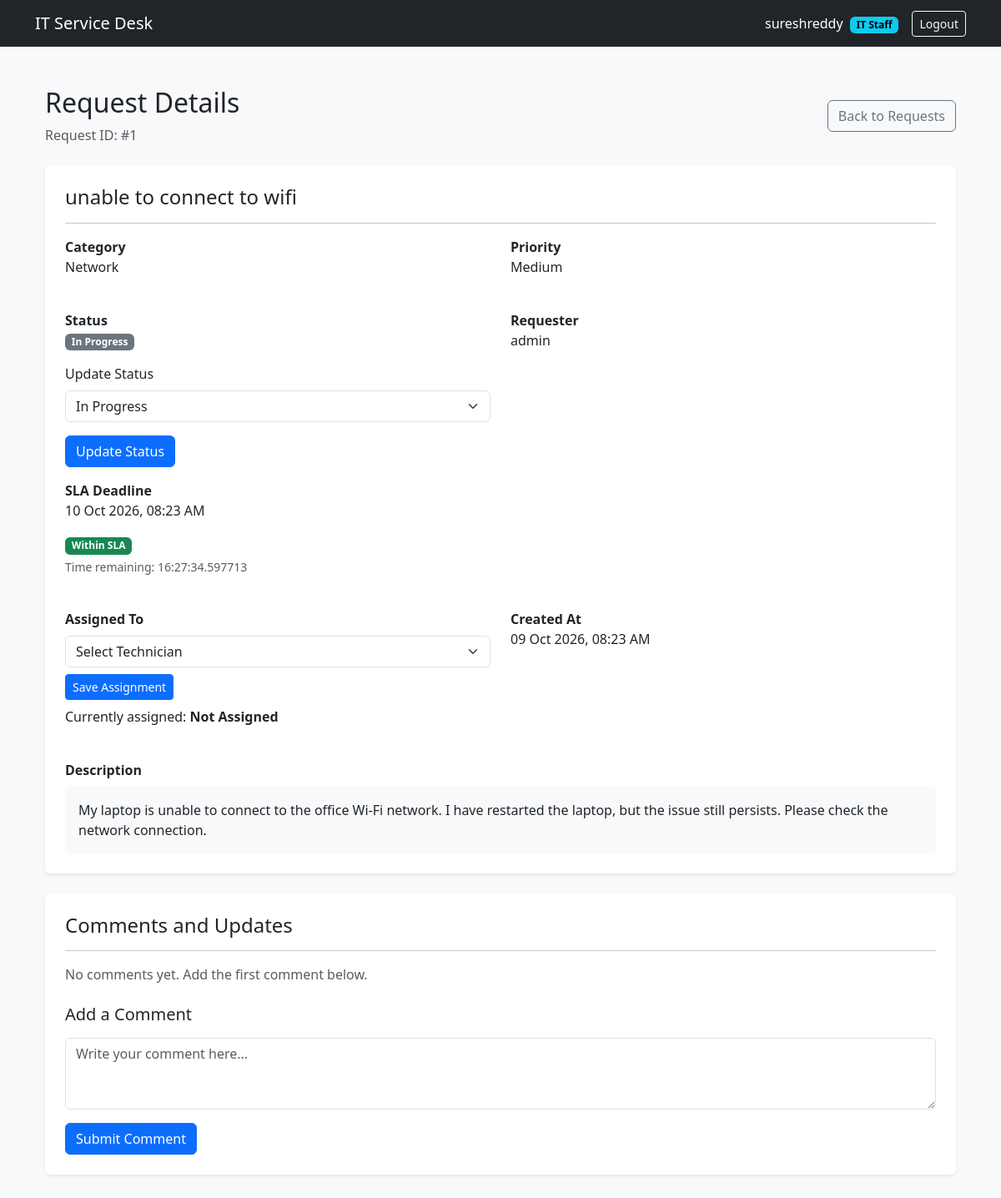
Screenshot of /request/1/ (signed in) with the database file from the repository.
### services/models.py (models this page shows, shortened)
class ServiceRequest(models.Model):
    PRIORITY_CHOICES = [
        ("Critical", "Critical"),
        ("High", "High"),
        ("Medium", "Medium"),
        ("Low", "Low"),
    ]
    STATUS_CHOICES = [
        ("New", "New"),
        ("Assigned", "Assigned"),
        ("In Progress", "In Progress"),
        ("On Hold", "On Hold"),
        ("Resolved", "Resolved"),
        ("Closed", "Closed"),
    ]
    requester = models.ForeignKey(
        User,
        on_delete=models.PROTECT,
        related_name="created_requests"
    )
    subject = models.CharField(max_length=200)
    description = models.TextField()
    category = models.ForeignKey(
        Category,
        on_delete=models.PROTECT,
        related_name="requests"
    )
    priority = models.CharField(
        max_length=20,
        choices=PRIORITY_CHOICES,
        default="Medium",
        db_index=True
    )
    status = models.CharField(
        max_length=20,
        choices=STATUS_CHOICES,
        default="New",
        db_index=True
    )
    assignee = models.ForeignKey(
        User,
        on_delete=models.PROTECT,
        null=True,
        blank=True,
        related_name="assigned_requests"
    )
    created_at = models.DateTimeField(auto_now_add=True)
    updated_at = models.DateTimeField(auto_now=True)
    resolution_details = models.TextField(blank=True)
    resolved_by = models.ForeignKey(
        User,
        on_delete=models.PROTECT,
        null=True,
        blank=True,
        related_name="resolved_requests"
    )
    resolved_at = models.DateTimeField(null=True, blank=True)
    closed_at = models.DateTimeField(null=True, blank=True)
    @property
    def sla_deadline(self):
        sla = SLAConfig.objects.filter(
            priority=self.priority
        ).first()
        if not sla:
            return None
        return self.created_at + timedelta(hours=sla.hours)
    @property
    def is_sla_overdue(self):
        if self.status in ["Resolved", "Closed"]:
            return False
        deadline = self.sla_deadline
        if deadline is None:
            return False
        return timezone.now() > deadline
    @property
    def sla_remaining(self):
        if self.status in ["Resolved", "Closed"]:
            return None
        deadline = self.sla_deadline
        if deadline is None:
            return None
        remaining = deadline - timezone.now()
        return remaining
    class Meta:
        ordering = ["-created_at"]
        indexes = [
            models.Index(fields=["status", "priority"]),
            models.Index(fields=["created_at"]),
        ]

class Category(models.Model):
    name = models.CharField(max_length=100, unique=True)
    description = models.TextField(blank=True)
    def __str__(self):
        return self.name

class SLAConfig(models.Model):
    PRIORITY_CHOICES = [
        ("Critical", "Critical"),
        ("High", "High"),
        ("Medium", "Medium"),
        ("Low", "Low"),
    ]
    priority = models.CharField(
        max_length=20,
        choices=PRIORITY_CHOICES,
        unique=True
    )
    hours = models.PositiveIntegerField(
        validators=[MinValueValidator(1)]
    )

### services/views.py (the view)
# urls.py: path("request/<int:request_id>/", views.request_detail, name="request_detail"),
@login_required(login_url="login")
def request_detail(request, request_id):
    service_request = get_object_or_404(ServiceRequest, id=request_id)
    is_allowed = (
        service_request.requester_id == request.user.id
        or can_view_all_requests(request.user)
    )
    if not is_allowed:
        return _deny(request, "You are not allowed to view this request.")
    if request.method == "POST":
        form = RequestCommentForm(request.POST)
        if form.is_valid():
            comment = form.save(commit=False)
            comment.request = service_request
            comment.author = request.user
            comment.save()
            messages.success(request, "Comment added successfully.")
            return redirect("request_detail", request_id=request_id)
    else:
        form = RequestCommentForm()
    comments = RequestComment.objects.filter(
        request=service_request
    ).select_related("author").order_by("created_at")
    technicians = []
    if can_assign_technician(request.user):
        technicians = User.objects.filter(
            groups__name="Technician", is_active=True
        ).distinct()
    return render(request, "services/request_detail.html", {
        "service_request": service_request,
        "comments": comments,
        "form": form,
        "technicians": technicians,
        "status_choices": ServiceRequest.STATUS_CHOICES,
    })

### services/forms.py
class RequestCommentForm(forms.ModelForm):
    class Meta:
        model = RequestComment
        fields = ["comment"]
        widgets = {
            "comment": forms.Textarea(attrs={
                "class": "form-control",
                "rows": 3,
                "placeholder": "Write your comment here..."
            }),
        }

### services/context_processors.py (called while the page is built)
def roles(request):
    user = request.user
    return {
        "is_it_staff": is_it_staff(user),
        "can_create_request": can_create_request(user),
        "can_assign_technician": can_assign_technician(user),
        "can_update_status": can_update_status(user),
    }

### services/permissions.py (called while the page is built)
def is_it_staff(user):
    return (
        user.is_authenticated
        and not user.is_superuser
        and (
            user.username == "pavan"
            or user.groups.filter(name="Technician").exists()
        )
    )

def can_create_request(user):
    return user.is_authenticated and not is_it_staff(user)

def can_assign_technician(user):
    return is_it_staff(user)

def can_update_status(user):
    return is_it_staff(user)

def can_view_all_requests(user):
    return user.is_authenticated and (user.is_superuser or is_it_staff(user))

### services/templates/services/request_detail.html (shortened to what this page needs)
{% extends "services/base.html" %}
{% block content %}
<div class="container-fluid py-4">
    <div class="d-flex justify-content-between align-items-center mb-4">
        <div>
            <h2>Request Details</h2>
            <p class="text-muted mb-0">
                Request ID: #{{ service_request.id }}
            </p>
        </div>
        <a href="{% url 'request_list' %}" class="btn btn-outline-secondary">
            Back to Requests
        </a>
    </div>
    <div class="card shadow-sm border-0 mb-4">
        <div class="card-body p-4">
            <h4>{{ service_request.subject }}</h4>
            <hr>
            <div class="row g-4">
                <div class="col-md-6">
                    <strong>Category</strong>
                    <p>{{ service_request.category }}</p>
                </div>
                <div class="col-md-6">
                    <strong>Priority</strong>
                    <p>{{ service_request.priority }}</p>
                </div>
                <div class="col-md-6">
                    <strong>Status</strong>
                    <p><span class="badge text-bg-secondary">{{ service_request.status }}</span></p>
                    {% if can_update_status %}
                    <form method="POST"
                          action="{% url 'update_request_status' service_request.id %}">
                        <label for="status" class="form-label">Update Status</label>
                        <select name="status" id="status" class="form-select mb-3">
                            {% for value, label in status_choices %}
                                <option value="{{ value }}" {% if service_request.status == value %}selected{% endif %}>{{ label }}</option>
                            {% endfor %}
                        </select>
                        <button type="submit" class="btn btn-primary">
                            Update Status
                        </button>
                    </form>
                    {% endif %}
                    <div class="mt-3">
                        <strong>SLA Deadline</strong>
                        {% if service_request.sla_deadline %}
                            <p>{{ service_request.sla_deadline|date:"d M Y, h:i A" }}</p>
                            {% if service_request.status == "Resolved" or service_request.status == "Closed" %}
                                <span class="badge text-bg-success">Completed</span>
                            {% elif service_request.is_sla_overdue %}
                                <span class="badge text-bg-danger">SLA Overdue</span>
                            {% else %}
                                <span class="badge text-bg-success">Within SLA</span>
                                <p class="text-muted small mt-1">
                                    Time remaining: {{ service_request.sla_remaining }}
                                </p>
                            {% endif %}
                        {% else %}
                            <p class="text-muted">
                                No SLA configuration found for this priority.
                            </p>
                        {% endif %}
                    </div>
                </div>
                <div class="col-md-6">
                    <strong>Requester</strong>
                    <p>{{ service_request.requester.username }}</p>
                </div>
                <div class="col-md-6">
                    <strong>Assigned To</strong>
                    {% if can_assign_technician %}
                    <form method="POST"
                          action="{% url 'assign_technician' service_request.id %}">
                        <select name="assignee" class="form-select mt-2" required>
                            <option value="">Select Technician</option>
                        </select>
                        <button type="submit" class="btn btn-primary btn-sm mt-2">
                            Save Assignment
                        </button>
                    </form>
                    {% endif %}
                    <p class="mt-2">
                        Currently assigned:
                        <strong>
                            {% if service_request.assignee %}
                                {{ service_request.assignee.get_full_name|default:service_request.assignee.username }}
                            {% else %}
                                Not Assigned
                            {% endif %}
                        </strong>
                    </p>
                </div>
                <div class="col-md-6">
                    <strong>Created At</strong>
                    <p>{{ service_request.created_at|date:"d M Y, h:i A" }}</p>
                </div>
                <div class="col-12">
                    <strong>Description</strong>
                    <div class="bg-light p-3 rounded mt-2">
                        {{ service_request.description|linebreaksbr }}
                    </div>
                </div>
            </div>
        </div>
    </div>
    <div class="card shadow-sm border-0 mb-4">
        <div class="card-body p-4">
            <h4 class="mb-3">Comments and Updates</h4>
            <hr>
            {% for comment in comments %}
                <div class="border rounded p-3 mb-3">
                    <div class="d-flex justify-content-between align-items-center flex-wrap">
                        <strong>{{ comment.author.username }}</strong>
                        <small class="text-muted">
                            {{ comment.created_at|date:"d M Y, h:i A" }}
                        </small>
                    </div>
                    <p class="mb-0 mt-2">
                        {{ comment.comment|linebreaksbr }}
                    </p>
                </div>
            {% empty %}
                <p class="text-muted">No comments yet. Add the first comment below.</p>
            {% endfor %}
            <div class="mt-4">
                <h5 class="mb-3">Add a Comment</h5>
                <form method="POST">
                    <div class="mb-3">
                        {{ form.comment }}
                    </div>
                    <button type="submit" class="btn btn-primary">
                        Submit Comment
                    </button>
                </form>
            </div>
        </div>
    </div>
</div>
{% endblock %}

### services/templates/services/base.html (shortened to what this page needs)
<!DOCTYPE html>
<html lang="en">
<head>
    <link
        href="https://cdn.jsdelivr.net/npm/bootstrap@5.3.3/dist/css/bootstrap.min.css"
        rel="stylesheet"
    >
</head>
<body class="bg-light">
<nav class="navbar navbar-dark bg-dark">
    <div class="container">
        <a class="navbar-brand" href="{% url 'request_list' %}">
            IT Service Desk
        </a>
        {% if user.is_authenticated %}
            <div class="d-flex align-items-center gap-3">
                <span class="text-white">
                    {{ user.username }}
                    <span class="badge text-bg-info ms-1">
                        {% if is_it_staff %}IT Staff{% else %}Employee{% endif %}
                    </span>
                </span>
                <form method="post" action="{% url 'logout' %}">
                    <button class="btn btn-outline-light btn-sm"
                            type="submit">
                        Logout
                    </button>
                </form>
            </div>
        {% endif %}
    </div>
</nav>
<main class="container py-4">
    {% block content %}{% endblock %}
</main>
</body>
</html>

### rows the page displays
ServiceRequest: id "1", subject "unable to connect to wifi", category "Network", priority "Medium", status "In Progress", sla_deadline "10 Oct 2026, 08:23 AM", sla_remaining "16:27:34.597713", requester.username "admin", created_at "09 Oct 2026, 08:23 AM", description "My laptop is unable to connect to the office Wi-Fi network. I have restarted the laptop, but the issue still persists. Please check the network connection."

### other values shown
{{ user.username }} "sureshreddy"
